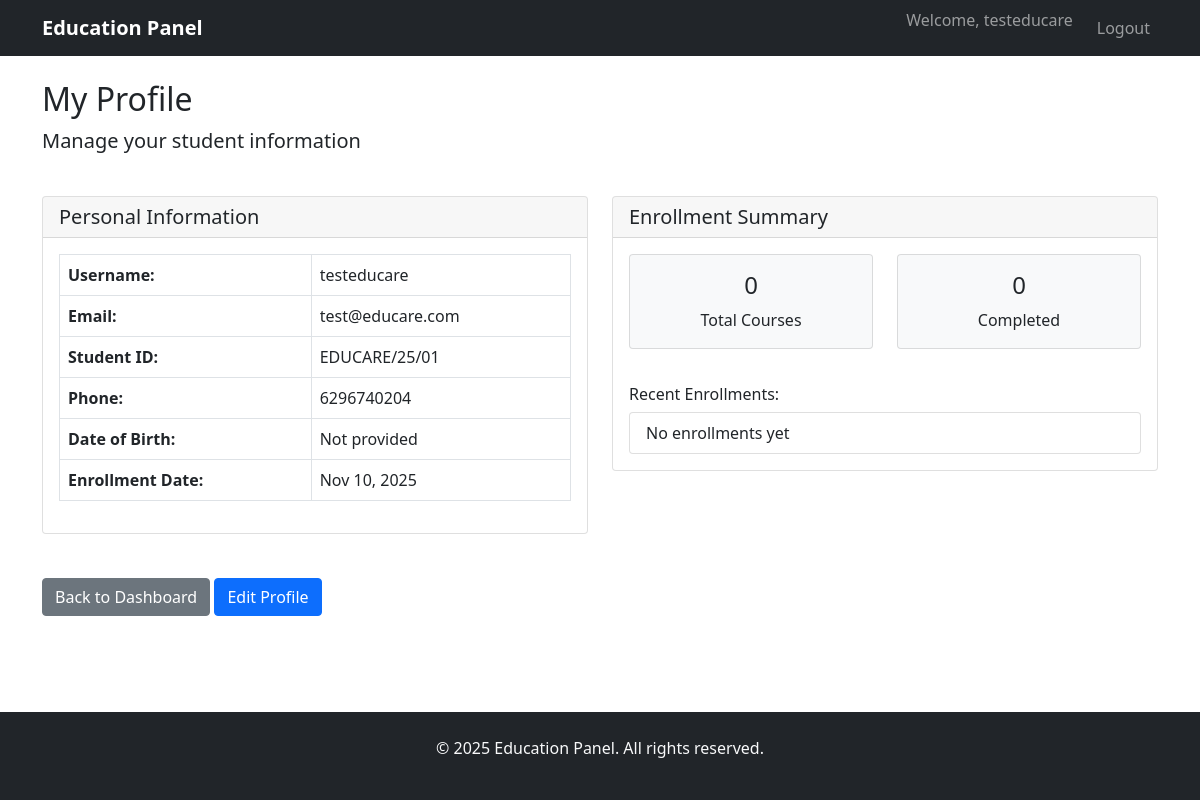
Before: /students/profile/ (signed in) with the older database file.
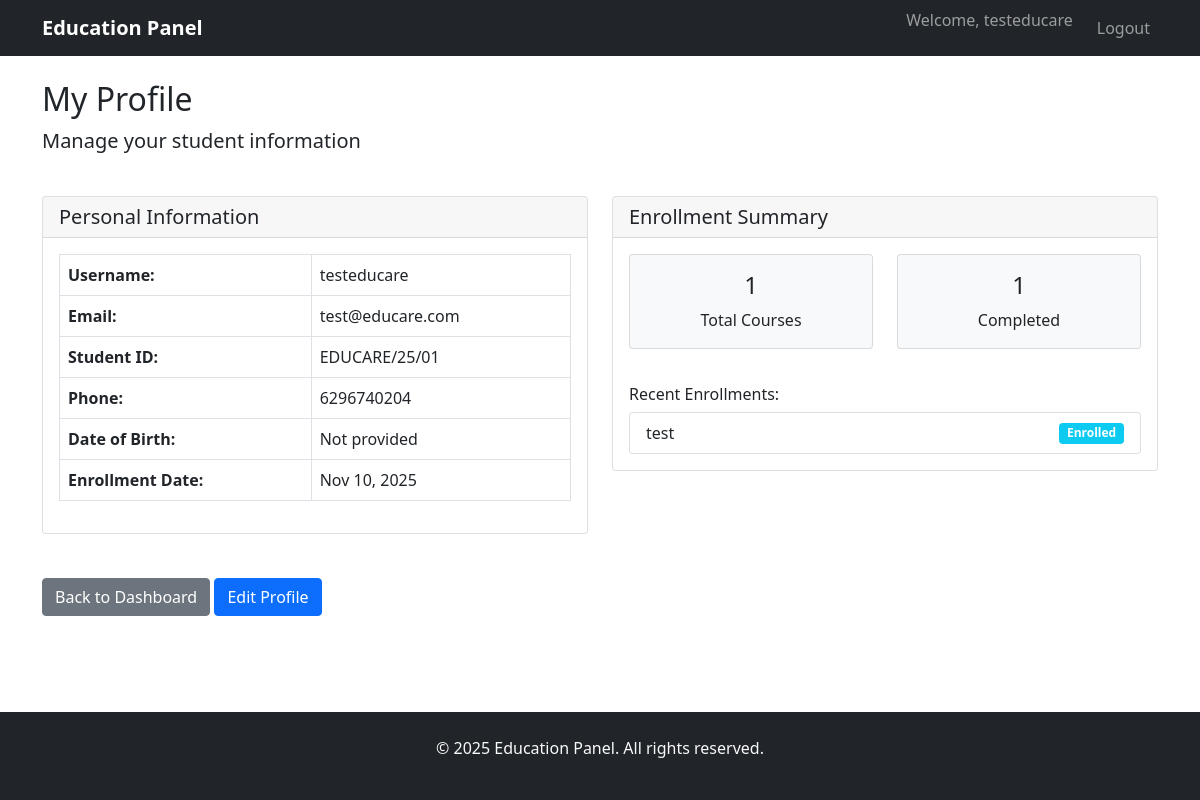
After: the same page with the newer database file.
### apps/students/models.py (models this page shows, shortened)
class Enrollment(models.Model):
    STATUS_CHOICES = (
        ('pending', 'Pending Payment'),
        ('enrolled', 'Enrolled'),
        ('in_progress', 'In Progress'),
        ('completed', 'Completed'),
        ('dropped', 'Dropped'),
        ('cancelled', 'Cancelled'),
    )
    student = models.ForeignKey(User, on_delete=models.CASCADE)
    course = models.ForeignKey('courses.Course', on_delete=models.CASCADE)
    enrollment_date = models.DateTimeField(auto_now_add=True)
    status = models.CharField(max_length=20, choices=STATUS_CHOICES, default='pending')
    completion_date = models.DateTimeField(null=True, blank=True)
    progress = models.IntegerField(default=0)
    final_grade = models.DecimalField(max_digits=5, decimal_places=2, null=True, blank=True)
    certificate_issued = models.BooleanField(default=False)
    certificate_issue_date = models.DateTimeField(null=True, blank=True)
    class Meta:
        app_label = 'students'
        unique_together = ['student', 'course']

### apps/courses/models.py (models this page shows, shortened)
class Course(models.Model):
    LEVEL_CHOICES = (
        ('beginner', 'Beginner'),
        ('intermediate', 'Intermediate'),
        ('advanced', 'Advanced'),
    )
    STATUS_CHOICES = (
        ('draft', 'Draft'),
        ('published', 'Published'),
        ('archived', 'Archived'),
    )
    title = models.CharField(max_length=200)
    subtitle = models.CharField(max_length=300, blank=True)
    description = models.TextField()
    code = models.CharField(max_length=20, unique=True)
    category = models.ForeignKey(Category, on_delete=models.SET_NULL, null=True, blank=True)
    credits = models.IntegerField(default=3)
    level = models.CharField(max_length=20, choices=LEVEL_CHOICES, default='beginner')
    duration_weeks = models.IntegerField(default=12)
    price = models.DecimalField(max_digits=8, decimal_places=2, default=0.00)
    discount_price = models.DecimalField(max_digits=8, decimal_places=2, null=True, blank=True)
    thumbnail = models.ImageField(upload_to='course_thumbnails/', blank=True)
    video_intro = models.FileField(upload_to='course_intros/', blank=True)
    is_featured = models.BooleanField(default=False)
    status = models.CharField(max_length=20, choices=STATUS_CHOICES, default='draft')
    created_by = models.ForeignKey(User, on_delete=models.CASCADE, limit_choices_to={'role': 'teacher'})
    created_at = models.DateTimeField(auto_now_add=True)
    updated_at = models.DateTimeField(auto_now=True)
    requirements = models.TextField(blank=True)
    learning_outcomes = models.TextField(blank=True)
    class Meta:
        app_label = 'courses'
        ordering = ['-created_at']

### apps/students/views.py (the view)
# urls.py: path('profile/', views.student_profile, name='student_profile'),
@login_required
def student_profile(request):
    if request.user.role != 'student':
        messages.error(request, 'Access denied.')
        return redirect('home')
    try:
        profile = StudentProfile.objects.get(user=request.user)
    except StudentProfile.DoesNotExist:
        profile = StudentProfile.objects.create(user=request.user, student_id=f"STU{request.user.id:04d}")
    enrollments = Enrollment.objects.filter(student=request.user)
    context = {
        'profile': profile,
        'enrollments': enrollments,
    }
    return render(request, 'students/profile.html', context)

### templates/students/profile.html (shortened to what this page needs)
{% extends 'base.html' %}
{% block content %}
<div class="row">
    <div class="col-md-12">
        <h2>My Profile</h2>
        <p class="lead">Manage your student information</p>
    </div>
</div>
<div class="row mt-4">
    <div class="col-md-6">
        <div class="card">
            <div class="card-header">
                <h5 class="card-title mb-0">Personal Information</h5>
            </div>
            <div class="card-body">
                <table class="table table-bordered">
                    <tr>
                        <th>Username:</th>
                        <td>{{ user.username }}</td>
                    </tr>
                    <tr>
                        <th>Email:</th>
                        <td>{{ user.email }}</td>
                    </tr>
                    <tr>
                        <th>Student ID:</th>
                        <td>{{ profile.student_id }}</td>
                    </tr>
                    <tr>
                        <th>Phone:</th>
                        <td>{{ user.phone|default:"Not provided" }}</td>
                    </tr>
                    <tr>
                        <th>Date of Birth:</th>
                        <td>{{ profile.date_of_birth|default:"Not provided" }}</td>
                    </tr>
                    <tr>
                        <th>Enrollment Date:</th>
                        <td>{{ profile.enrollment_date|date:"M d, Y" }}</td>
                    </tr>
                </table>
            </div>
        </div>
    </div>
    <div class="col-md-6">
        <div class="card">
            <div class="card-header">
                <h5 class="card-title mb-0">Enrollment Summary</h5>
            </div>
            <div class="card-body">
                <div class="row text-center">
                    <div class="col-md-6">
                        <div class="card bg-light">
                            <div class="card-body">
                                <h4>{{ enrollments.count }}</h4>
                                <p class="mb-0">Total Courses</p>
                            </div>
                        </div>
                    </div>
                    <div class="col-md-6">
                        <div class="card bg-light">
                            <div class="card-body">
                               <h4>{{ enrollments|length }}</h4>
                                <p class="mb-0">Completed</p>
                            </div>
                        </div>
                    </div>
                </div>
                <div class="mt-3">
                    <h6>Recent Enrollments:</h6>
                    <ul class="list-group">
                        {% for enrollment in enrollments|slice:":5" %}
                        <li class="list-group-item d-flex justify-content-between align-items-center">
                            {{ enrollment.course.title }}
                            <span class="badge
                                {% if enrollment.status == 'completed' %}bg-success
                                {% elif enrollment.status == 'in_progress' %}bg-warning
                                {% else %}bg-info{% endif %}">
                                {{ enrollment.status|title }}
                            </span>
                        </li>
                        {% empty %}
                        <li class="list-group-item">No enrollments yet</li>
                        {% endfor %}
                    </ul>
                </div>
            </div>
        </div>
    </div>
</div>
<div class="row mt-4">
    <div class="col-md-12">
        <a href="{% url 'student_dashboard' %}" class="btn btn-secondary">Back to Dashboard</a>
        <button class="btn btn-primary" onclick="alert('Profile editing feature coming soon!')">Edit Profile</button>
    </div>
</div>
{% endblock %}

Changed rows visible on the page:
added Enrollment: course "test", status "Enrolled"
Other visible differences:
{{ enrollments.count }}: "0" → "1"
{{ enrollments|length }}: "0" → "1"
text no longer shown: "No enrollments yet"
